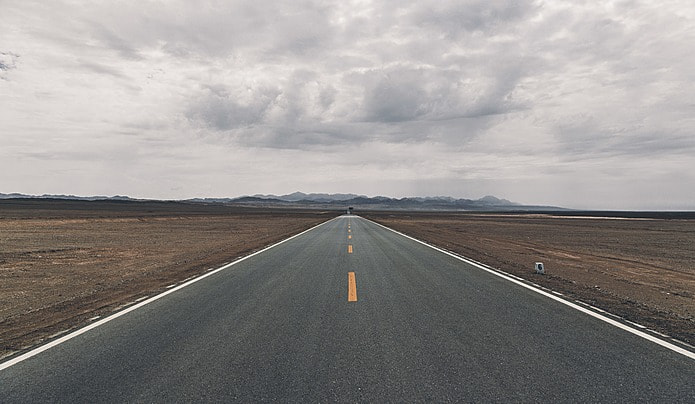
#> input picture data/road.jpg, 695 x 404 px
$ python -i new_robo.py   (imports and definitions only)
#> lines starting #> are read from the running program, lines starting #| are printed output that depends on the picture; after the words box and inside, x2 and y2 are one past the last pixel; in counts of white or black regions, pixels touching at a corner belong together
#> further down, picture is the input picture: shape (404, 695, 3); mean B, G, R 139, 140.8, 144.1
from RobokitRS import *
from moveFunc import *
import asyncio
import cv2
import numpy as np
import logging
import urllib.request


# [1 line not run here, left out]
logger = logging.getLogger(__name__)


# [24 lines not run here, left out]


def get_load_region(image: np.ndarray, inrange_upper: tuple = (40, 255, 255), inrange_lower: tuple = (10, 40, 10), canny_threshold: tuple = (20, 30), kernel_size: tuple = (5, 5), dilate_iterations: int = 1, erode_iterations: int = 3):
    """
    영상에서 길 영역을 찾아 반환하는 함수\n
    inRange 함수를 사용하여 색상 영역을 대충 찾아 fill point를 찾고, \n
    Canny로 엣지를 검출한 사진에 fill point로\n
    flood fill 함수를 사용하여 길 영역을 찾아 반환한다.\n
    Args:\n
        image: 영상\n
        inrange_upper: 길 영역 색상의 상한 값 (HSV)\n
        inrange_lower: 길 영역 색상의 하한 값 (HSV)\n
        canny_threshold: Canny 엣지 검출 임계값 (min, max)\n
        kernel_size: 커널 크기 (height, width)\n
        dilate_iterations: canny 팽창 반복 횟수\n
        erode_iterations: inrange mask 침식 반복 횟수\n
    Returns:\n
        filled_image: 길 영역 마스크
    """
#> called with inrange_upper = (40, 255, 255), inrange_lower = (10, 40, 10), canny_threshold = (20, 30), kernel_size = (5, 5), dilate_iterations = 1, erode_iterations = 3
    h, w = image.shape[:2]
#> h = 404; w = 695
    filled_image = np.zeros((h, w), np.uint8)

    hsv = cv2.cvtColor(image, cv2.COLOR_BGR2HSV)
#> hsv: shape (404, 695, 3); mean H, S, V 60.3, 18.6, 145.8
    mask = cv2.inRange(hsv, inrange_lower, inrange_upper)
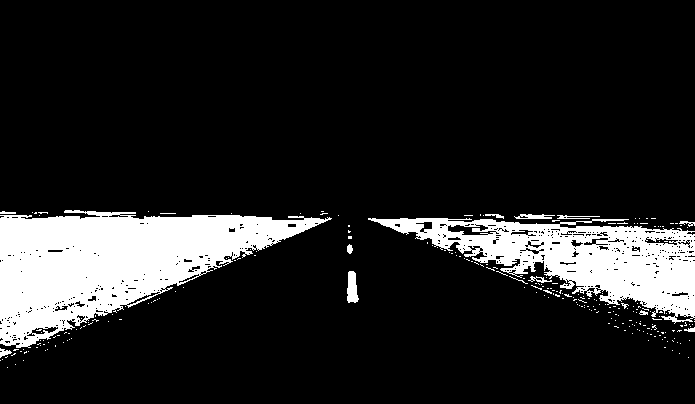
#> mask: shape (404, 695); 13.9% white; 246 white regions (232 under 20 px), largest, box (x1, y1, x2, y2) and area: (0, 210, 332, 348) 23080, (368, 218, 695, 324) 14491, (347, 271, 359, 303) 285

    canny = cv2.Canny(image, canny_threshold[0], canny_threshold[1])
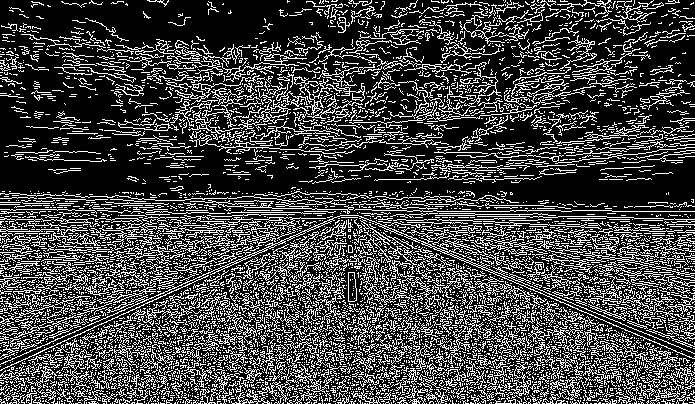
#> canny: shape (404, 695); 26.6% white in thin lines or dots

    kernel = np.ones(kernel_size, np.uint8)
    dilated_canny = cv2.dilate(canny, kernel, iterations=dilate_iterations)
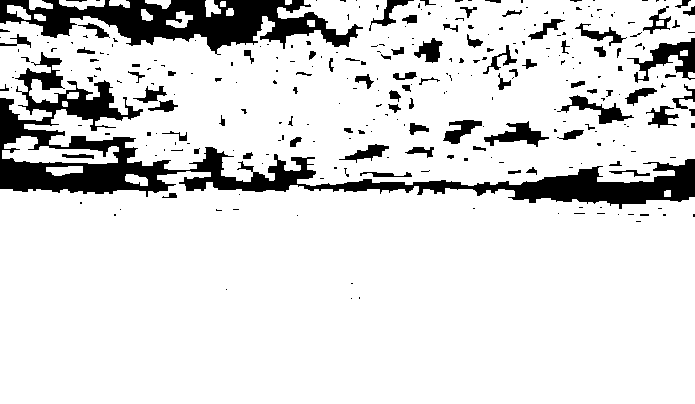
#> dilated_canny: shape (404, 695); 86.3% white; 288 black regions (198 under 20 px), largest, box (x1, y1, x2, y2) and area: (0, 52, 695, 209) 18190, (0, 0, 363, 55) 9102, (627, 38, 695, 83) 1140
    eroded_mask = cv2.erode(mask, kernel, iterations=erode_iterations)
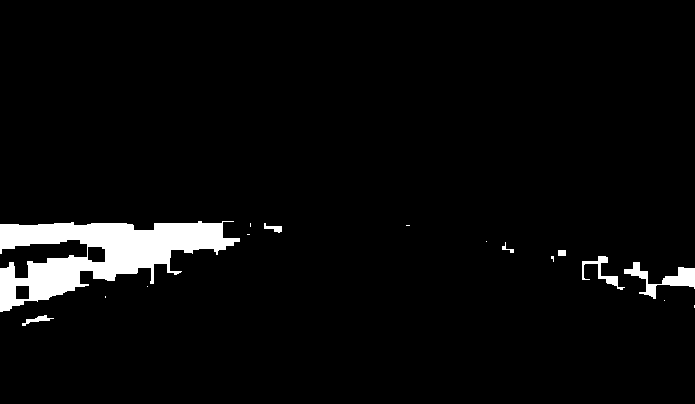
#> eroded_mask: shape (404, 695); 4.1% white; 16 white regions (9 under 20 px), largest, box (x1, y1, x2, y2) and area: (0, 221, 240, 312) 10062, (624, 262, 695, 299) 837, (582, 256, 625, 290) 342
    # eroded_mask = mask

    y_idx, x_idx = np.where(eroded_mask == 255)
#> y_idx = 11567 values from 221 to 325; x_idx = 11567 values, max 694 at index 7799, min 0 at index 152, mean 159.7

    if len(y_idx) == 0:
        return filled_image

    random_index = np.random.randint(0, len(y_idx))
#> random_index = 2732
    seed_point = (x_idx[random_index], y_idx[random_index])
#> seed_point = (186, 235)

    ff_mask = np.zeros((h + 2, w + 2), np.uint8)
    ff_mask[1:h+1, 1:w+1] = dilated_canny
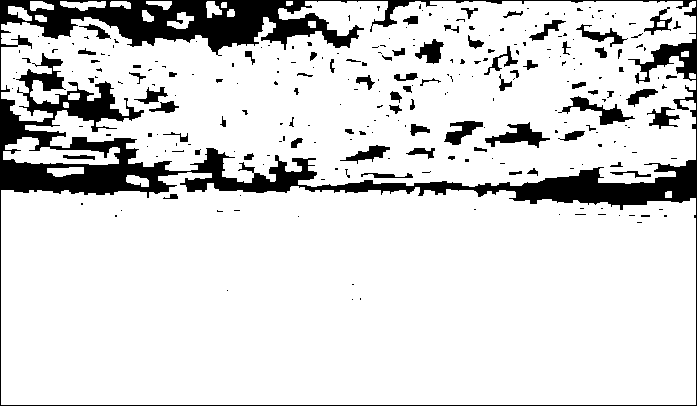
#> ff_mask: shape (406, 697); 85.7% white; 259 black regions (183 under 20 px), largest, box (x1, y1, x2, y2) and area: (0, 0, 697, 406) 31648, (485, 122, 550, 148) 694, (558, 96, 635, 125) 649

    cv2.floodFill(filled_image, ff_mask, seed_point, 255, 0, 0, cv2.FLOODFILL_FIXED_RANGE)
#> filled_image: shape (404, 695); every value is 0

    return filled_image


class Robo:
    def __init__(self, port_name: str = "COM5", max_speed: int = 15, run_mode: str = "line"):
        self.q = asyncio.Queue()
        self.rs = RobokitRS.RobokitRS()
        self.rs.port_open(port_name)
        # self.rs.sonar_begin(13)

        self.momentum = "left"
        self.max_speed = max_speed
        self.run_mode = run_mode
        self.frame = np.zeros((240, 320, 3), np.uint8)
        asyncio.create_task(get_robo_image(self.frame))
        logger.info("Robo 초기화 완료")

    async def move(self):
        while True:
            cv2.imshow("frame", self.frame)

            if self.run_mode == "line":
                await self.line_action()

            await asyncio.sleep(0.01)
            if cv2.waitKey(1) == 27:
                break

    async def line_action(self):

        load_region = get_load_region(self.frame)
        cv2.imshow("load", load_region)

        x_idx, _ = np.where(load_region == 255)

        if len(x_idx) == 0:
            logger.info(f"load_region is empty. momentum: {self.momentum}")
            if self.momentum == "left":
                turn(self.rs, self.max_speed)
            else:
                turn(self.rs, self.max_speed * -1)
            return

        padding = 20

        x_mean = x_idx.mean()

        turn_speed = (160 - x_mean) / 160 * self.max_speed

        logger.info(f"turn_speed: {turn_speed}\r")

        if np.abs(turn_speed) < padding:
            forward(self.rs, self.max_speed)
            return

        self.momentum = "right" if turn_speed > 0 else "left"
        smooth_turn(self.rs, turn_speed)


# [3 lines not run here, left out]

>>> import cv2
>>> picture = cv2.imread('data/road.jpg')
>>> result = get_load_region(picture)
